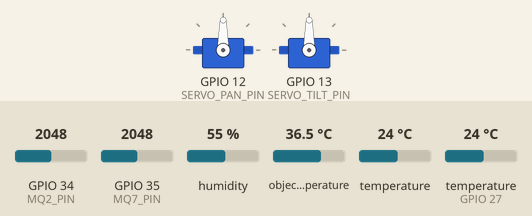
Bench run of a sketch on a simulated ESP32. Parts: 2 × servo. Inputs (shaded band) come from the test bench; at power-on: GPIO 34 (MQ2_PIN) = 2048, GPIO 35 (MQ7_PIN) = 2048, humidity 55 %, object temperature 36.5 °C, temperature 24 °C, temperature (sensor on GPIO 27) 24 °C (analog values on the 0–4095 scale). WiFi joins after 1.5 s; servers stay silent unless stated; uploads are accepted with an empty reply; what the sketch prints to the serial monitor is not drawn.

Above: at 3.55 s.
At 5.05 s:
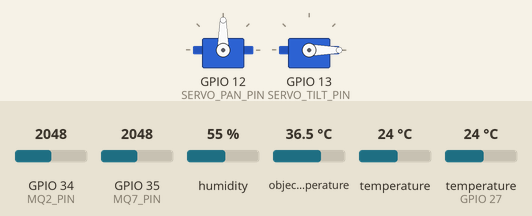
At 6.45 s:
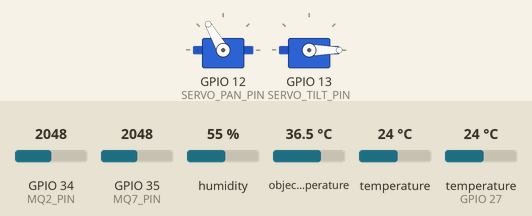
At 9.4 s:
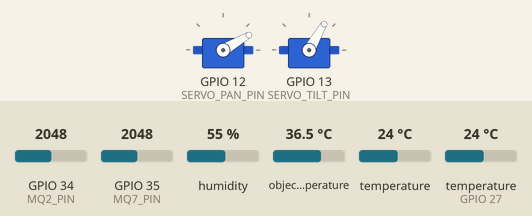
Timing chart, 0 to 11.2 s (numbered marks = the images above):
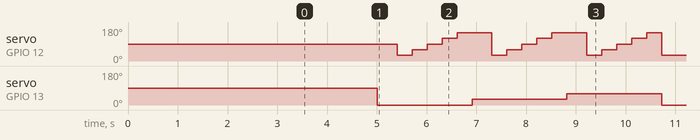

Measured:
- by itself, servo on GPIO 13 (SERVO_TILT_PIN): repeats every 5.9 s: 30° 1.9 s, 60° 1.9 s, 0° 2.1 s
- by itself, servo on GPIO 12 (SERVO_PAN_PIN): repeats every 5.9 s: 60° 0.30 s, 90° 0.30 s, 120° 0.30 s, 150° 0.70 s, 30° 0.30 s, 60° 0.30 s, 90° 0.30 s, 120° 0.30 s, 150° 0.70 s, 30° 0.30 s, 60° 0.30 s, 90° 0.30 s, 120° 0.30 s, 150° 0.30 s, 30° 0.92 s

The sketch:

dht22_mq2_mq7_mlx_servo.ino
```cpp
#include <WiFi.h>
#include <HTTPClient.h>
#include <DHT.h>
#include <Wire.h>
#include <Adafruit_MLX90614.h>
#include <ESP32Servo.h>

// WIFI CONFIG
const char* WIFI_SSID = "SSID";
const char* WIFI_PASSWORD = "PASSWORD";

// FIREBASE RTDB CONFIG
const char* FIREBASE_DB_URL = "";
const char* SENSOR_PATH = "";

// SENSOR PINS
#define DHT22_PIN 27
#define MQ2_PIN 34
#define MQ7_PIN 35

// SERVO PINS
#define SERVO_PAN_PIN 12
#define SERVO_TILT_PIN 13

DHT dht22(DHT22_PIN, DHT22);
Adafruit_MLX90614 mlx = Adafruit_MLX90614();

Servo servoPan;
Servo servoTilt;

unsigned long lastPostMs = 0;
const unsigned long postIntervalMs = 5000;

float highestTemp = 0;
int bestPan = 90;
int bestTilt = 90;

void connectWiFi() {
  if (WiFi.status() == WL_CONNECTED) return;

  Serial.print("Connecting to WiFi");
  WiFi.begin(WIFI_SSID, WIFI_PASSWORD);

  int retries = 0;
  while (WiFi.status() != WL_CONNECTED && retries < 30) {
    delay(500);
    Serial.print(".");
    retries++;
  }

  if (WiFi.status() == WL_CONNECTED) {
    Serial.println("\nWiFi connected");
    Serial.print("IP: ");
    Serial.println(WiFi.localIP());
  } else {
    Serial.println("\nWiFi connection failed");
  }
}

bool postToFirebase(float temperature, float humidity, int mq2, int mq7,
                    float mlxAmbient, float mlxObject,
                    bool fireDetected) {

  if (WiFi.status() != WL_CONNECTED) {
    Serial.println("Firebase write skipped: WiFi disconnected");
    return false;
  }

  HTTPClient http;
  String endpoint = String(FIREBASE_DB_URL) + String(SENSOR_PATH);
  http.begin(endpoint);
  http.addHeader("Content-Type", "application/json");

  String payload = "{";
  payload += "\"temperature\":" + String(temperature, 2) + ",";
  payload += "\"humidity\":" + String(humidity, 2) + ",";
  payload += "\"mq2\":" + String(mq2) + ",";
  payload += "\"mq7\":" + String(mq7) + ",";
  payload += "\"mlxAmbient\":" + String(mlxAmbient, 2) + ",";
  payload += "\"mlxObject\":" + String(mlxObject, 2) + ",";
  payload += "\"maxTemp\":" + String(highestTemp, 2) + ",";
  payload += "\"pan\":" + String(bestPan) + ",";
  payload += "\"tilt\":" + String(bestTilt) + ",";
  payload += "\"fireDetected\":" + String(fireDetected ? "true" : "false") + ",";
  payload += "\"timestamp\":" + String(millis());
  payload += "}";

  int code = http.PUT(payload);
  String response = http.getString();
  http.end();

  Serial.print("Firebase HTTP Code: ");
  Serial.println(code);

  return (code > 0 && code < 300);
}

// Scan area and find hottest point
void scanForFire() {
  highestTemp = 0;

  for (int tilt = 0; tilt <= 75; tilt += 30) {
    servoTilt.write(tilt);
    delay(400);

    for (int pan = 30; pan <= 150; pan += 30) {
      servoPan.write(pan);
      delay(300);

      float temp = mlx.readObjectTempC();

      if (isnan(temp)) continue;

      if (temp > highestTemp) {
        highestTemp = temp;
        bestPan = pan;
        bestTilt = tilt;
      }
    }
  }

  // Move to hottest location
  servoPan.write(bestPan);
  servoTilt.write(bestTilt);
}

void setup() {
  Serial.begin(115200);
  delay(1000);

  Wire.begin(25, 26);
  delay(1000);

  if (!mlx.begin()) {
    Serial.println("MLX90614 not detected!");
  }

  dht22.begin();

  servoPan.attach(SERVO_PAN_PIN);
  servoTilt.attach(SERVO_TILT_PIN);

  servoPan.write(90);
  servoTilt.write(90);

  analogReadResolution(12);
  analogSetAttenuation(ADC_11db);

  connectWiFi();
}

void loop() {
  connectWiFi();

  if (millis() - lastPostMs < postIntervalMs) {
    delay(100);
    return;
  }
  lastPostMs = millis();

  // Read gas sensors
  int mq2Value = analogRead(MQ2_PIN);
  int mq7Value = analogRead(MQ7_PIN);

  // Read DHT22
  float humidity = dht22.readHumidity();
  float tempC = dht22.readTemperature();

  // Scan area using MLX + Servos
  scanForFire();

  float mlxAmbient = mlx.readAmbientTempC();
  float mlxObject = mlx.readObjectTempC();

  // Fire detection logic (sensor fusion)
  bool fireDetected = (
    highestTemp > 60 &&
    (mq2Value > 1500 || mq7Value > 1000)
  );

  // Serial Monitor Output
  Serial.println("===== SENSOR DATA =====");
  Serial.print("MQ2: "); Serial.println(mq2Value);
  Serial.print("MQ7: "); Serial.println(mq7Value);
  Serial.print("Temp: "); Serial.println(tempC);
  Serial.print("Humidity: "); Serial.println(humidity);
  Serial.print("MLX Ambient: "); Serial.println(mlxAmbient);
  Serial.print("MLX Object: "); Serial.println(mlxObject);
  Serial.print("Max Temp Found: "); Serial.println(highestTemp);
  Serial.print("Pan Position: "); Serial.println(bestPan);
  Serial.print("Tilt Position: "); Serial.println(bestTilt);
  Serial.print("Fire Detected: "); Serial.println(fireDetected);
  Serial.println("=======================");

  // Send to Firebase
  postToFirebase(tempC, humidity, mq2Value, mq7Value,
                 mlxAmbient, mlxObject, fireDetected);
}
```
